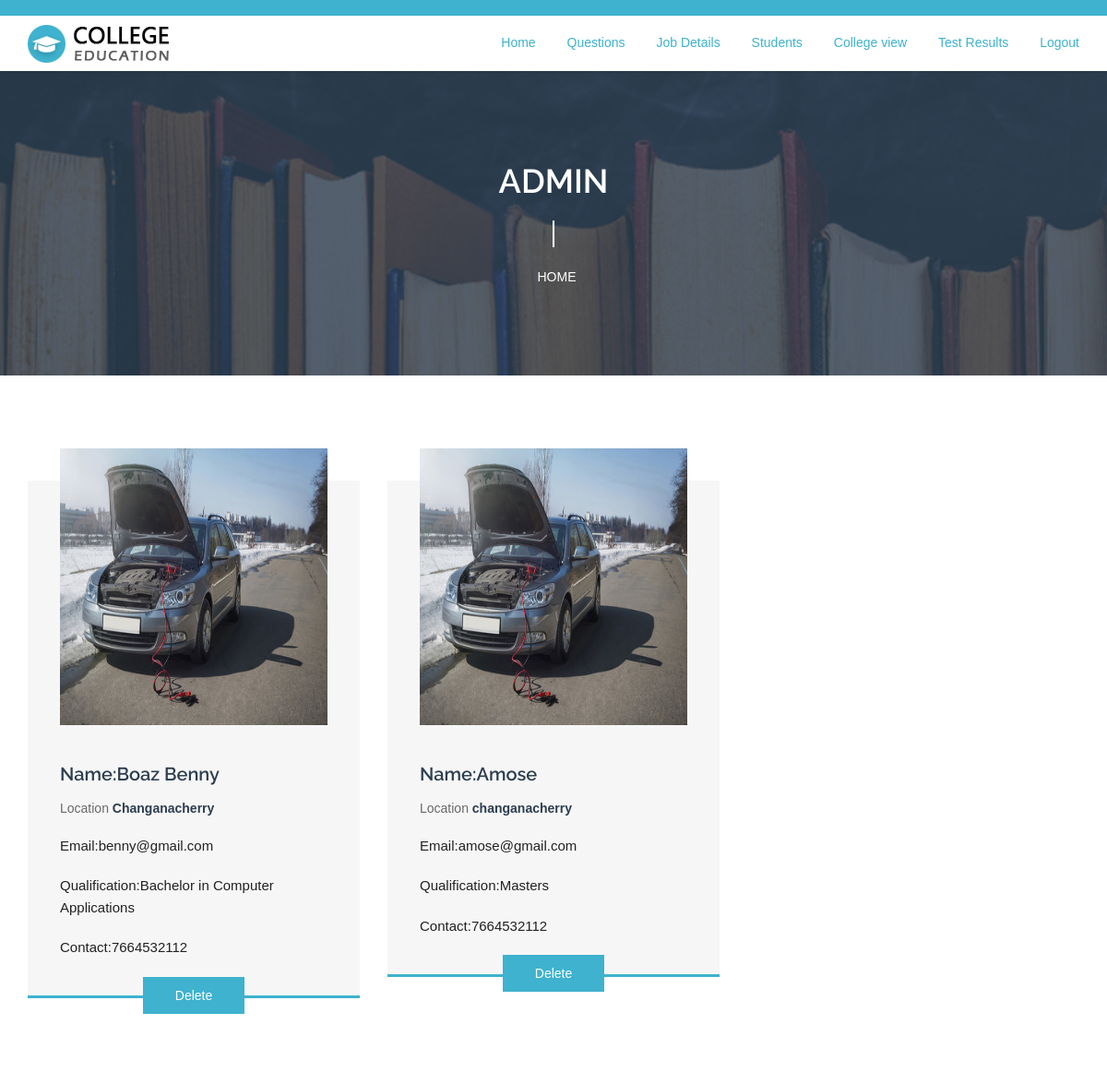
Before: /admin_studview (upper part) with the older database file.
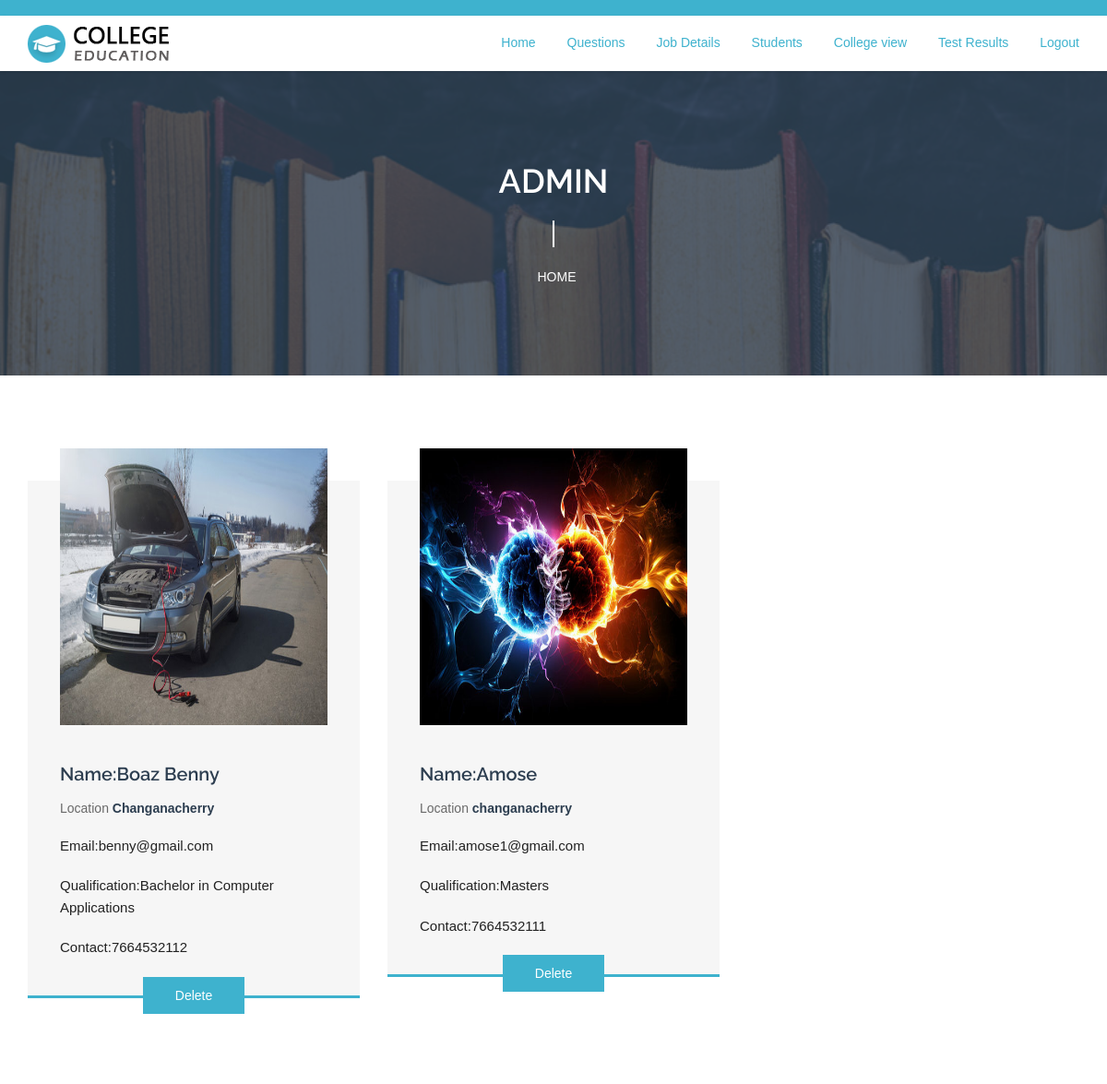
After: the same page with the newer database file.
### myapp/models.py (models this page shows)
class Student(models.Model):
    user=models.ForeignKey(Login,on_delete=models.CASCADE)
    name=models.CharField(max_length=30,null=True)
    email=models.EmailField()
    password=models.CharField(max_length=30,null=True)
    phone=models.CharField(max_length=30,null=True)
    location=models.CharField(max_length=30,null=True)
    qualification=models.CharField(max_length=30,null=True)
    image=models.FileField(upload_to='file' ,null=True)

### myapp/views.py (the view)
# urls.py: path('admin_studview',views.admin_studview),
def admin_studview(request):
    data=Student.objects.all()
    return render(request,'admin/admin_studview.html',{'data':data})

### templates/admin/admin_studview.html (shortened to what this page needs)
{% extends 'admin/common.html' %}
{% load static %}
{% block content %}
  <div class="inner-page-wrapper course-wrapper" enctype="multipart/form-data">
    <div class="container">
      <div class="row offset-top-40">
        {% for i in data %}
        <div class="col-sm-6 col-md-4">
          <div class="single-item">
            <div class="single-item-image overlay-effect"> <a href=""><img src="./static/assets/{{i.image}}" alt="image" style="height: 300px;"></a> </div>
            <div class="single-item-text">
              <h4><a href>Name:{{i.name}}</a></h4>
              <div class="single-item-text-info"><span>Location <span>{{i.location}}</span></span> </div>
              <p>Email:{{i.email}}</p>
              <p>Qualification:{{i.qualification}}</p>
              <p>Contact:{{i.phone}}</p>
            </div>
                <div class="button-bottom"> <a href="/stud_Dlt?id={{i.id}}" class="btn button-default">Delete</a> </div>
          </div>
        </div>
        {% endfor %}
      </div>
    </div>
  </div>
{% endblock %}

### templates/admin/common.html (shortened to what this page needs)
{% load static %}
<!DOCTYPE html>
<html lang="en">
<head>
<link href="{% static 'assets/bootstrap/css/bootstrap.min.css' %}" rel="stylesheet">
<link href="{% static 'assets/font-awesome/css/font-awesome.min.css' %}" rel="stylesheet">
<link href="{% static 'assets/css/meanmenu.css' %}" rel="stylesheet">
<link href="{% static 'css/style.css' %}" rel="stylesheet">
<link href="{% static 'css/one.css' %}" id="style_theme" rel="stylesheet">
<link href="{% static 'assets/animate/animate.css' %}" rel="stylesheet">
</head>
<body>
<header class="wow fadeInDown" data-offset-top="197" data-spy="affix">
  <div class="top-wrapper">
    <div class="container">
      <div class="row">
        <div class="col-md-5 col-sm-6 hidden-xs top-wraper-left">
        </div>
        <div class="col-md-7 col-sm-6 hidden-xs">
        </div>
      </div>
    </div>
  </div>
  <div class="logo-bar">
    <div class="container">
      <div class="row">
        <div class="col-md-12 col-sm-12  col-xs-12 mainmenu-area">
          <nav class="navbar navbar-default mean-nav">
            <div class="navbar-header">
              <a class="navbar-brand" href="index.html"><img src="{% static 'images/logo-one.png' %}" class="logo-change" alt="College Education"/></a> </div>
            <div class="collapse navbar-collapse" id="bs-example-navbar-collapse-1">
              <ul class="mobile-menu nav navbar-nav">
                <li class="active"><a href="adminpg">Home</a></li>
                <li class="active"><a href="addquestions">Questions</a></li>
                <li class="active"><a href="add_JobDetail">Job Details</a></li>
                <li class="active"><a href="/admin_studview">Students</a></li>
                <li class="active"><a href="admin_clg_view">College view</a></li>
                <li class="active"><a href="/std_testresult">Test Results</a></li>
                <li class="active"><a href="/">Logout</a></li>
              </ul>
            </div>
          </nav>
        </div>
      </div>
    </div>
  </div>
</header>
<div class="breadcrumb-banner-wrapper">
  <div class="container">
    <div class="row">
      <div class="col-sm-12">
        <div class="breadcrumb-text">
          <h1 class="text-center">ADMIN</h1>
          <div class="breadcrumb-bar">
            <ul class="breadcrumb text-center">
              <li><a href="adminpg">Home</a></li>
            </ul>
          </div>
        </div>
      </div>
    </div>
  </div>
</div>
{% block content %}
{% endblock %}
</body>
</html>

### static/css/one.css (style rules this page uses)
header { background: #3eb2ce; }
.mainmenu-area ul.nav.navbar-nav > li a:hover, .mainmenu-area ul.nav.navbar-nav > li.active a { color: #3eb2ce; }
.single-item .button-default { background: #3eb2ce; }
.single-item { border-bottom: 3px solid #3eb2ce; }
.breadcrumb-banner-wrapper ul li:last-child { color:#3eb2ce; }

Changed rows visible on the page:
changed Student "Amose": image: a different picture; email "amose@gmail.com" → "amose1@gmail.com"; phone "7664532112" → "7664532111"
